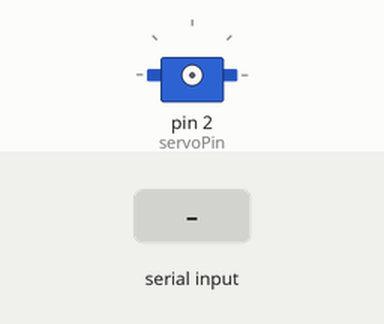
Bench run of a sketch on a simulated Arduino Mega 2560, built with avr-gcc and run on an emulated ATmega2560. Shown: servo. Inputs (shaded band) come from the test bench.

Above: at 1.2 s.
1.3 s: "a" received over Serial
At 4.5 s:
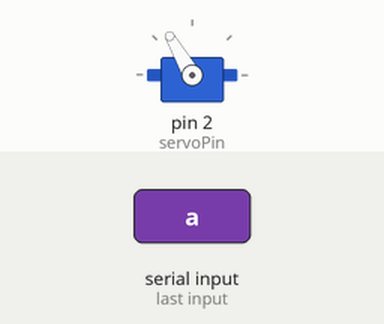
Timing chart, 0 to 6.0 s (numbered marks = the images above; inputs shaded):
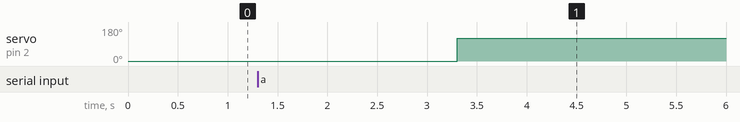

Measured:
- after the input at 1.3 s, servo on pin 2 (servoPin): 0° → 120° after 2.0 s

The sketch:

servo_interact.ino
```cpp
#include <Servo.h> //library for controlling a servo

#define servoPin 2  //pin for the servo
Servo myservo;  // create servo object to control a servo
//int pos = 0;    // variable to store the servo position
//int increment = 1;        // increment to move for each interval
//int ServoUpdateInterval = 15;      // interval between servo updates Modifying this along with increment allows you to adjust the speed. Fine tune these to avoid choppy motion.
int received = 0;

void setup() {
  Serial.begin(9600);
  Serial1.begin(9600);
}

void loop() {
  if (Serial.available() > 0) {
received = Serial.read();
    if (received == 'a'){
    myservo.attach(servoPin);
    myservo.write(0);
    delay(2000);
    myservo.write(120);
    }
     else if (received == 'b'){
      myservo.detach();
     }
    }
  }


//void loop() {
//  //Servo loop
//  if(magnet==true){ //snaps the servo to its middle position if a magnetic signal is detected
//    pos = 90;
//    myservo.write(pos);
//  }
//  else if((millis() - lastServoUpdate) > ServoUpdateInterval){ //moves the servo back and forth if there is no magnet
//    lastServoUpdate = millis();
//    pos += increment;
//    myservo.write(pos);
//    Serial.println(pos);
//    if ((pos >= 180) || (pos <= 0)) // end of sweep
//    {
//      // reverse direction
//      increment = -increment;
//    }
//  }
```
